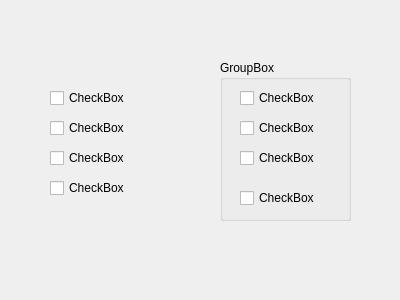
<?xml version="1.0" encoding="UTF-8"?>
<ui version="4.0">
 <class>Dialog</class>
 <widget class="QDialog" name="Dialog">
  <property name="geometry">
   <rect>
    <x>0</x>
    <y>0</y>
    <width>400</width>
    <height>300</height>
   </rect>
  </property>
  <property name="windowTitle">
   <string>Dialog</string>
  </property>
  <widget class="QGroupBox" name="rdn_4">
   <property name="geometry">
    <rect>
     <x>220</x>
     <y>60</y>
     <width>131</width>
     <height>161</height>
    </rect>
   </property>
   <property name="title">
    <string>GroupBox</string>
   </property>
   <widget class="QCheckBox" name="grpc1">
    <property name="geometry">
     <rect>
      <x>20</x>
      <y>30</y>
      <width>81</width>
      <height>16</height>
     </rect>
    </property>
    <property name="text">
     <string>CheckBox</string>
    </property>
   </widget>
   <widget class="QCheckBox" name="grpc2">
    <property name="geometry">
     <rect>
      <x>20</x>
      <y>60</y>
      <width>81</width>
      <height>16</height>
     </rect>
    </property>
    <property name="text">
     <string>CheckBox</string>
    </property>
   </widget>
   <widget class="QCheckBox" name="grpc3">
    <property name="geometry">
     <rect>
      <x>20</x>
      <y>90</y>
      <width>81</width>
      <height>16</height>
     </rect>
    </property>
    <property name="text">
     <string>CheckBox</string>
    </property>
   </widget>
   <widget class="QCheckBox" name="grpc4">
    <property name="geometry">
     <rect>
      <x>20</x>
      <y>130</y>
      <width>81</width>
      <height>16</height>
     </rect>
    </property>
    <property name="text">
     <string>CheckBox</string>
    </property>
   </widget>
  </widget>
  <widget class="QCheckBox" name="c1">
   <property name="geometry">
    <rect>
     <x>50</x>
     <y>90</y>
     <width>81</width>
     <height>16</height>
    </rect>
   </property>
   <property name="text">
    <string>CheckBox</string>
   </property>
  </widget>
  <widget class="QCheckBox" name="c2">
   <property name="geometry">
    <rect>
     <x>50</x>
     <y>120</y>
     <width>81</width>
     <height>16</height>
    </rect>
   </property>
   <property name="text">
    <string>CheckBox</string>
   </property>
  </widget>
  <widget class="QCheckBox" name="c3">
   <property name="geometry">
    <rect>
     <x>50</x>
     <y>150</y>
     <width>81</width>
     <height>16</height>
    </rect>
   </property>
   <property name="text">
    <string>CheckBox</string>
   </property>
  </widget>
  <widget class="QCheckBox" name="c4">
   <property name="geometry">
    <rect>
     <x>50</x>
     <y>180</y>
     <width>81</width>
     <height>16</height>
    </rect>
   </property>
   <property name="text">
    <string>CheckBox</string>
   </property>
  </widget>
 </widget>
 <resources/>
 <connections/>
</ui>
